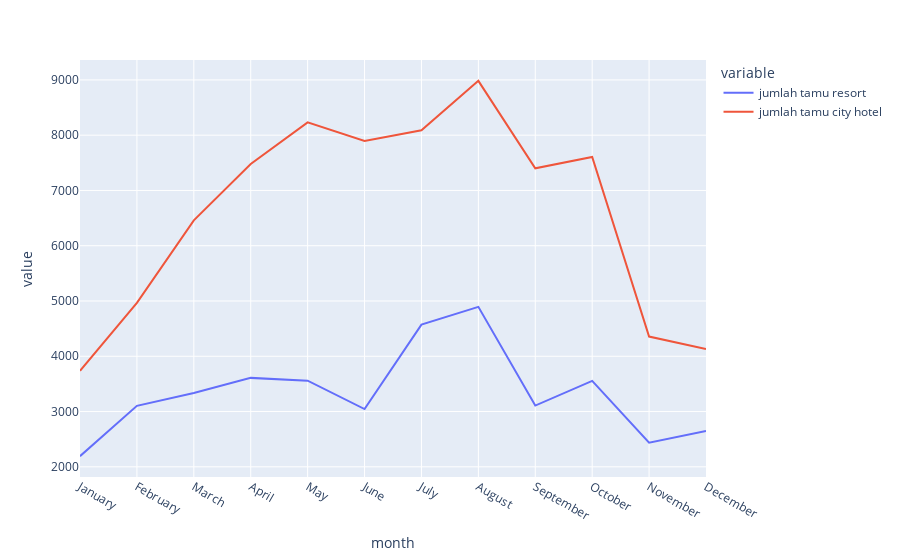

The code cell stored with this chart in its notebook:
### Code cell
# QUESTION 7

px.line(sort, x = "month", y = ["jumlah tamu resort", "jumlah tamu city hotel"])

### Figure 1 — Plotly figure (JSON) as saved in the notebook; plotly's stock layout.template omitted (floating-point values rounded to 4 significant figures)
{"data": [{"hovertemplate": "variable=jumlah tamu resort<br>month=%{x}<br>value=%{y}<extra></extra>", "legendgroup": "jumlah tamu resort", "line": {"color": "#636efa", "dash": "solid"}, "marker": {"symbol": "circle"}, "mode": "lines", "name": "jumlah tamu resort", "orientation": "v", "showlegend": true, "type": "scatter", "x": ["January", "February", "March", "April", "May", "June", "July", "August", "September", "October", "November", "December"], "xaxis": "x", "y": [2193, 3103, 3336, 3609, 3559, 3045, 4573, 4894, 3108, 3555, 2437, 2648], "yaxis": "y"}, {"hovertemplate": "variable=jumlah tamu city hotel<br>month=%{x}<br>value=%{y}<extra></extra>", "legendgroup": "jumlah tamu city hotel", "line": {"color": "#EF553B", "dash": "solid"}, "marker": {"symbol": "circle"}, "mode": "lines", "name": "jumlah tamu city hotel", "orientation": "v", "showlegend": true, "type": "scatter", "x": ["January", "February", "March", "April", "May", "June", "July", "August", "September", "October", "November", "December"], "xaxis": "x", "y": [3736, 4965, 6458, 7480, 8232, 7894, 8088, 8983, 7400, 7605, 4357, 4132], "yaxis": "y"}], "layout": {"legend": {"title": {"text": "variable"}, "tracegroupgap": 0}, "margin": {"t": 60}, "xaxis": {"anchor": "y", "domain": [0, 1], "title": {"text": "month"}}, "yaxis": {"anchor": "x", "domain": [0, 1], "title": {"text": "value"}}}}
